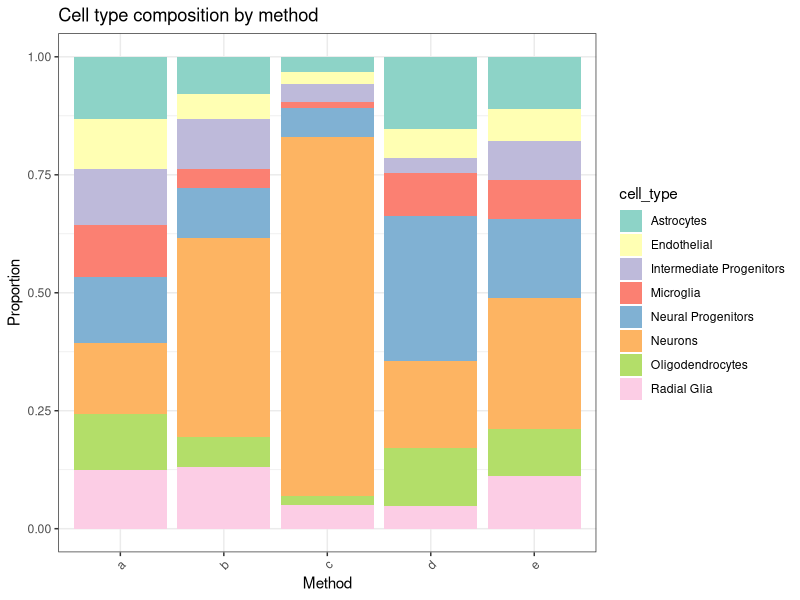

Generate this figure with R:
## ---- chunk 1
suppressPackageStartupMessages({
  library(tidyverse)
  library(vegan)
})
knitr::opts_chunk$set(echo = TRUE)
## ---- chunk 2
set.seed(1984)

cell_types <- c(
  "Neural Progenitors",
  "Neurons",
  "Astrocytes", 
  "Oligodendrocytes",
  "Microglia",
  "Endothelial",
  "Radial Glia",
  "Intermediate Progenitors"
)

count_matrix <- base::matrix(c(
  450, 480, 420, 380, 350, 340, 400, 380,
  200, 800, 150, 120, 80, 100, 250, 200,
  100, 1200, 50, 30, 20, 40, 80, 60,
  500, 300, 250, 200, 150, 100, 80, 50,
  300, 500, 200, 180, 150, 120, 200, 150
), nrow = 8, ncol = 5, byrow = FALSE)
count_matrix

base::rownames(count_matrix) <- cell_types
base::colnames(count_matrix) <- letters[1:ncol(count_matrix)]

count_matrix
## ---- chunk 3
prop_matrix <- apply(count_matrix, 2, \(x) x/sum(x))

prop_df <- base::as.data.frame(prop_matrix) |>
  tibble::rownames_to_column("cell_type") |>
  tidyr::pivot_longer(-cell_type, names_to = "method", values_to = "proportion")

ggplot(prop_df, aes(x = method, y = proportion, fill = cell_type)) +
  geom_bar(stat = "identity") +
  theme_bw() +
  theme(axis.text.x = ggplot2::element_text(angle = 45, hjust = 1)) +
  labs(
    title = "Cell type composition by method",
    y = "Proportion",
    x = "Method"
  ) +
  scale_fill_brewer(palette = "Set3")
## ---- chunk 4
richness <- vegan::specnumber(base::t(count_matrix))

richness_df <- base::data.frame(
  Method = base::names(richness),
  Richness = richness
)

richness_df
## ---- chunk 5
shannon <- vegan::diversity(base::t(count_matrix), index = "shannon")

shannon_df <- base::data.frame(
  Method = base::names(shannon),
  Shannon = base::round(shannon, 3)
)

shannon_df
## ---- chunk 6
simpson <- vegan::diversity(base::t(count_matrix), index = "simpson")

simpson_df <- base::data.frame(
  Method = base::names(simpson),
  Simpson = base::round(simpson, 3)
)

simpson_df
## ---- chunk 7
inv_simpson <- vegan::diversity(base::t(count_matrix), index = "invsimpson")

inv_simpson_df <- base::data.frame(
  Method = base::names(inv_simpson),
  InvSimpson = base::round(inv_simpson, 2)
)

inv_simpson_df
## ---- chunk 8
pielou <- shannon / base::log(richness)

pielou_df <- base::data.frame(
  Method = base::names(pielou),
  Pielou = base::round(pielou, 3)
)

pielou_df
## ---- chunk 9
berger_parker <- base::apply(count_matrix, 2, \(x) base::max(x) / base::sum(x))

bp_df <- base::data.frame(
  Method = base::names(berger_parker),
  BergerParker = base::round(berger_parker, 3)
)

bp_df
## ---- chunk 10
summary_df <- base::data.frame(
  Richness = richness,
  Shannon = base::round(shannon, 3),
  Simpson = base::round(simpson, 3),
  InvSimpson = base::round(inv_simpson, 2),
  Pielou = base::round(pielou, 3),
  BergerParker = base::round(berger_parker, 3)
)

summary_df
